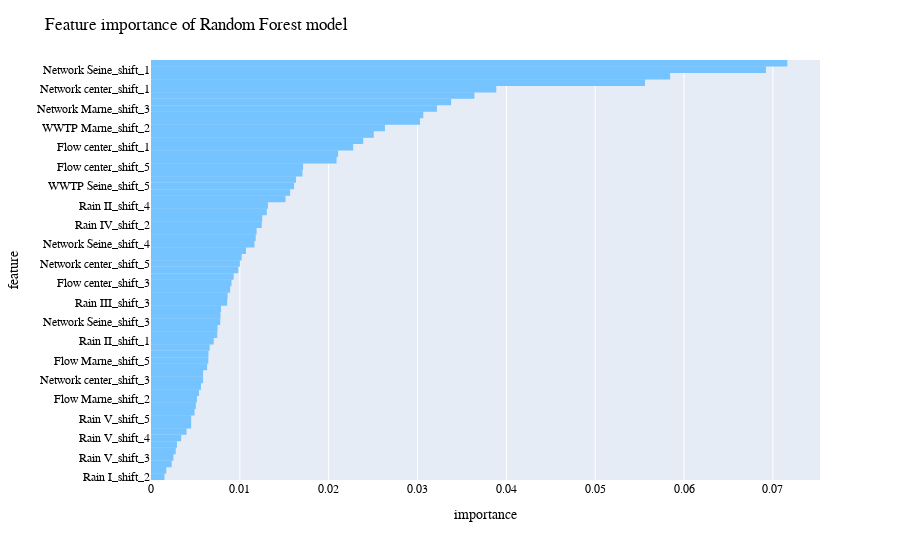

Notebook code for this chart:
### Code cell
# Draw a horizontal barplot of importances_sorted
import plotly.express as px


fig = px.bar(importances_df, y="feature", x="importance", orientation='h'    )

fig.update_layout(
    font_family="Helvetica Neue, Helvetica, Arial, sans-serif",
    font_color="black",
    title = {'text':'Feature importance of Random Forest model'}
    #markercolor = "#212c52"
  
)
fig.update_traces(marker_color='#75c3ff', marker_line_color='#75c3ff',
                  marker_line_width=1.5, opacity=1)

fig.show()

### Figure 1 — Plotly figure (JSON) as saved in the notebook; plotly's stock layout.template omitted (floating-point values rounded to 4 significant figures)
{"data": [{"alignmentgroup": "True", "hovertemplate": "importance=%{x}<br>feature=%{y}<extra></extra>", "legendgroup": "", "marker": {"color": "#75c3ff", "line": {"color": "#75c3ff", "width": 1.5}}, "name": "", "offsetgroup": "", "opacity": 1, "orientation": "h", "showlegend": false, "textposition": "auto", "type": "bar", "x": [0.001431, 0.001636, 0.002245, 0.00244, 0.002698, 0.002838, 0.003315, 0.003917, 0.004433, 0.00444, 0.004818, 0.00496, 0.00508, 0.005318, 0.005543, 0.005777, 0.005778, 0.006233, 0.006368, 0.006384, 0.006516, 0.006977, 0.007374, 0.007405, 0.007706, 0.007733, 0.007799, 0.008492, 0.008538, 0.008826, 0.008976, 0.009214, 0.009736, 0.009917, 0.01012, 0.0106, 0.01156, 0.0117, 0.0118, 0.01237, 0.01243, 0.01295, 0.01307, 0.01506, 0.01557, 0.01602, 0.01623, 0.01696, 0.01703, 0.0208, 0.02098, 0.02267, 0.0238, 0.02499, 0.02625, 0.03019, 0.03057, 0.0321, 0.0337, 0.03632, 0.03878, 0.05552, 0.05835, 0.06913, 0.07154], "xaxis": "x", "y": ["Rain I_shift_2", "Rain I_shift_1", "Rain I_shift_5", "Rain V_shift_3", "Rain I_shift_3", "Rain I_shift_4", "Rain V_shift_4", "Rain V_shift_2", "Flow Seine_shift_4", "Rain V_shift_5", "Flow Marne_shift_4", "Flow Marne_shift_3", "Flow Marne_shift_2", "Flow Seine_shift_2", "Flow Seine_shift_3", "Network center_shift_3", "Flow Seine_shift_5", "Rain V_shift_1", "Flow Marne_shift_5", "Flow Marne_shift_1", "Network center_shift_2", "Rain II_shift_1", "Flow Seine_shift_1", "Rain IV_shift_3", "Network Seine_shift_3", "Network center_shift_4", "Rain III_shift_1", "Rain III_shift_3", "Rain III_shift_5", "Rain IV_shift_1", "Flow center_shift_3", "Rain IV_shift_5", "Flow center_shift_4", "Network center_shift_5", "Rain IV_shift_4", "Flow center_shift_2", "Network Seine_shift_4", "Rain II_shift_5", "Rain III_shift_4", "Rain IV_shift_2", "Network Seine_shift_5", "Rain II_shift_2", "Rain II_shift_4", "WWTP Seine_shift_3", "Network Seine_shift_2", "WWTP Seine_shift_5", "Rain II_shift_3", "WWTP Marne_shift_3", "Flow center_shift_5", "WWTP Marne_shift_4", "WWTP Seine_shift_4", "Flow center_shift_1", "Network Marne_shift_5", "WWTP Marne_shift_5", "WWTP Marne_shift_2", "Network Marne_shift_4", "Network Marne_shift_1", "Network Marne_shift_3", "WWTP Seine_shift_1", "WWTP Seine_shift_2", "Network center_shift_1", "WWTP Marne_shift_1", "Rain III_shift_2", "Network Seine_shift_1", "Network Marne_shift_2"], "yaxis": "y"}], "layout": {"barmode": "relative", "font": {"color": "black", "family": "Helvetica Neue, Helvetica, Arial, sans-serif"}, "legend": {"tracegroupgap": 0}, "margin": {"t": 60}, "title": {"text": "Feature importance of Random Forest model"}, "xaxis": {"anchor": "y", "domain": [0, 1], "title": {"text": "importance"}}, "yaxis": {"anchor": "x", "domain": [0, 1], "title": {"text": "feature"}}}}
